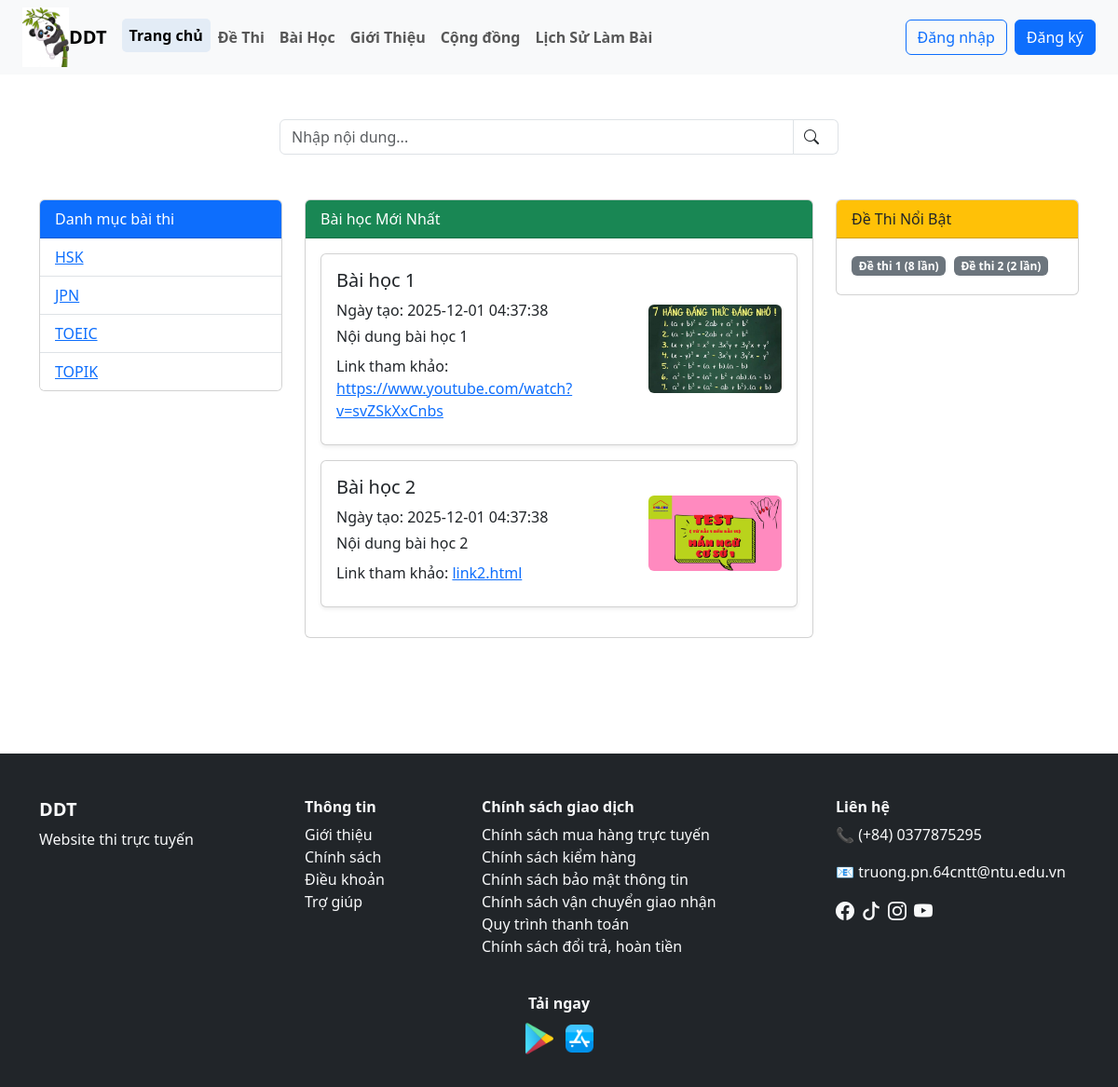
The app's page /user/index.php with its own data.
### tables this page shows
CREATE TABLE `danh_muc_de_thi` (
  `id` int(11) NOT NULL,
  `ten_danh_muc` varchar(100) NOT NULL,
  `mo_ta` text DEFAULT NULL
);

CREATE TABLE `bai_hoc` (
  `id` varchar(10) NOT NULL,
  `tieu_de` varchar(255) NOT NULL,
  `noi_dung` text DEFAULT NULL,
  `anh_bai_hoc` varchar(255) DEFAULT NULL,
  `link_bai_hoc` varchar(255) DEFAULT NULL,
  `ngay_tao` datetime DEFAULT current_timestamp(),
  `id_danh_muc` int(11) DEFAULT NULL
);

### user/index.php (the view)
<?php
include("./header.php");
$sql = "SELECT * FROM danh_muc_de_thi ORDER BY ten_danh_muc ASC";
$result = mysqli_query($dbc, $sql);
$sql_bai_hoc = "SELECT * FROM bai_hoc ORDER BY ngay_tao DESC";
$result_bai_hoc = mysqli_query($dbc, $sql_bai_hoc);
?>
<form action="tim_kiem.php" method="GET">
    <div class="d-flex justify-content-center my-5">
        <div class="input-group" style="max-width: 600px;">
            <input type="text" name="q" class="form-control" placeholder="Nhập nội dung..." required>
            <button class="input-group-text bg-white border-start-0" type="submit">
                <i class="bi bi-search me-2"></i>
            </button>
        </div>
    </div>
</form>
<div class="container my-5">
    <div class="row">
        <div class="col-md-3 mb-4">
            <div class="card">
                <div class="card-header bg-primary text-white">Danh mục bài thi</div>
                <ul class="list-group list-group-flush">
                    <?php if(mysqli_num_rows($result) > 0): ?>
                    <?php while($row = mysqli_fetch_assoc($result)): ?>
                    <li class="list-group-item">
                        <a href="./bai_thi_theo_muc.php?id_dm=<?= $row['id'] ?>">
                            <?= $row['ten_danh_muc'] ?>
                        </a>
                    </li>
                    <?php endwhile; ?>
                    <?php else: ?>
                    <li class="list-group-item">Không có danh mục nào.</li>
                    <?php endif; ?>
                </ul>
            </div>
        </div>
        <div class="col-md-6 mb-4">
            <div class="card">
                <div class="card-header bg-success text-white">Bài học Mới Nhất</div>
                <div class="card-body">
                    <?php if(mysqli_num_rows($result_bai_hoc) > 0): ?>
                    <?php while($row = mysqli_fetch_assoc($result_bai_hoc)): ?>
                    <a href="./chi_tiet_bai_hoc.php?id_bh=<?= $row['id'] ?>" class="text-decoration-none text-dark">
                        <div class="card mb-3 shadow-sm">
                            <div class="card-body">
                                <div class="row align-items-center">
                                    <div class="col-8">
                                        <h5 class="card-title"><?= $row['tieu_de'] ?></h5>
                                        <p class="card-text mb-1">Ngày tạo: <?= $row['ngay_tao'] ?></p>
                                        <p class="card-text mb-2 text-truncate d-block"
                                            style="max-height: 4.5em; overflow: hidden;">
                                            <?= $row['noi_dung'] ?>
                                        </p>
                                        <?php if(!empty($row['link_bai_hoc'])): ?>
                                        <p class="card-text mb-2">
                                            Link tham khảo:
                                            <a href="<?= $row['link_bai_hoc'] ?>" target="_blank">
                                                <?= $row['link_bai_hoc'] ?>
                                            </a>
                                        </p>
                                        <?php endif; ?>
                                    </div>
                                    <div class="col-4 text-end">
                                        <?php if(!empty($row['anh_bai_hoc'])): ?>
                                        <img src="./image_baihoc/<?= $row['anh_bai_hoc'] ?>"
                                            alt="<?= $row['tieu_de'] ?>" class="img-fluid rounded"
                                            style="max-height: 100px;">
                                        <?php endif; ?>
                                    </div>
                                </div>
                            </div>
                        </div>
                    </a>
                    <?php endwhile; ?>
                    <?php else: ?>
                    <p>Hiện chưa có bài học nào.</p>
                    <?php endif; ?>
                </div>
            </div>
        </div>
        <?php
            $sql_top = "
                SELECT d.ten_de_thi, k.id_de_thi, COUNT(*) AS so_lan_lam
                FROM ket_qua_thi k
                JOIN de_thi d ON k.id_de_thi = d.id
                GROUP BY k.id_de_thi, d.ten_de_thi
                ORDER BY so_lan_lam DESC
                LIMIT 5
            ";
            $rs_top = mysqli_query($dbc, $sql_top);
        ?>
        <div class="col-md-3 mb-4">
            <div class="card">
                <div class="card-header bg-warning text-dark">Đề Thi Nổi Bật</div>
                <div class="card-body">
                    <?php while($row = mysqli_fetch_assoc($rs_top)): ?>
                    <a href="chi_tiet_de_thi.php?id=<?= $row['id_de_thi'] ?>" class="text-decoration-none">
                        <span class="badge bg-secondary me-1 mb-1">
                            <?= htmlspecialchars($row['ten_de_thi']) ?> (<?= $row['so_lan_lam'] ?> lần)
                        </span>
                    </a>
                    <?php endwhile; ?>
                </div>
            </div>
        </div>
    </div>
</div>
<?php include("./footer.php"); ?>

### records on screen
danh_muc_de_thi: ten_danh_muc "HSK"
danh_muc_de_thi: ten_danh_muc "JPN"
danh_muc_de_thi: ten_danh_muc "TOEIC"
danh_muc_de_thi: ten_danh_muc "TOPIK"
bai_hoc: tieu_de "Bài học 1", ngay_tao "2025-12-01 04:37:38", noi_dung "Nội dung bài học 1", link_bai_hoc "https://www.youtube.com/watch?v=svZSkXxCnbs", anh_bai_hoc (picture)
bai_hoc: tieu_de "Bài học 2", ngay_tao "2025-12-01 04:37:38", noi_dung "Nội dung bài học 2", link_bai_hoc "link2.html", anh_bai_hoc (picture)

### other values on screen
$row['ten_de_thi'] "Đề thi 1"
$row['so_lan_lam'] "8"
$row['ten_de_thi'] "Đề thi 2"
$row['so_lan_lam'] "2"
